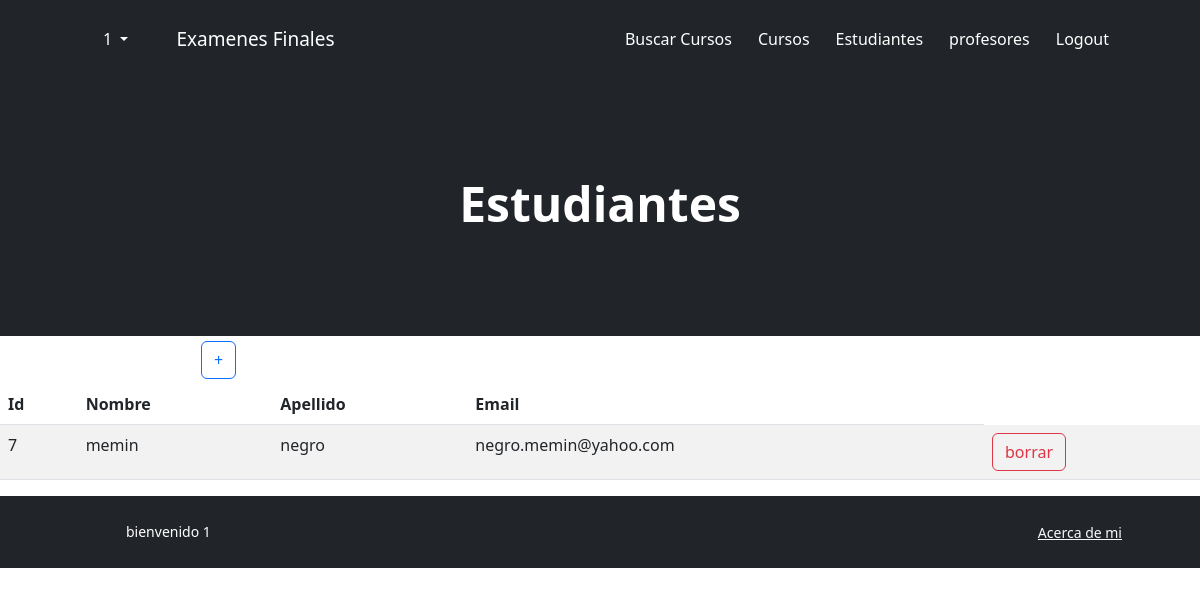
Page /aplicacion/estudiantes/ (signed in) on the committed database.
### aplicacion/models.py (models this page shows, shortened)
class Estudiante(models.Model):
    nombre = models.CharField(max_length=50)
    apellido = models.CharField(max_length=50)
    email = models.EmailField()

### aplicacion/views.py (the view)
# urls.py: path('estudiantes/', EstudianteList.as_view(), name="estudiantes"),
class EstudianteList(LoginRequiredMixin, ListView):
    model = Estudiante

### aplicacion/templates/aplicacion/estudiante_list.html
{% extends 'aplicacion/home.html' %}
{% block titulo %}
    <h1 class="display-5 fw-bolder text-white mb-2" >Estudiantes</h1>
{% endblock titulo %}
{% block contenido %}
<table>
    <tr>
        <td width="200"><h2>Estudiantes</h2></td>
        <td>
            <a
            href="{% url 'estudiante_create' %}"
            ><button type="button" class="btn btn-outline-primary">+</button></a>
        </td>
    </tr>
</table>
<table class="table table-striped">
    <thead>
        <tr>
            <th>Id</th>
            <th>Nombre</th>
            <th>Apellido</th>
            <th>Email</th>
        </tr>
    </thead>
    <tbody>
{% for e in estudiante_list  %}
        <tr>
            <td>{{ e.id }}</td>
            <td>{{ e.nombre }}</td>
            <td>{{ e.apellido }}</td>
            <td>{{ e.email }}</td>
            <td>
              <a
                href="{% url 'estudiante_delete' e.id %}" ><button type="button" class="btn btn-outline-danger">borrar</button>
              </a>
            </td>
        </tr>
{% endfor %}
    </tbody>
</table>
{% endblock contenido %}

### aplicacion/templates/aplicacion/home.html (shortened to what this page needs)
<!DOCTYPE html>
<html lang="en">
    <head>
        {% load static %}
        <link href="https://cdn.jsdelivr.net/npm/bootstrap-icons@1.4.1/font/bootstrap-icons.css" rel="stylesheet" />
        <link href="{% static "css/styles.css" %} " rel="stylesheet" />
    </head>
    <body>
        <nav class="navbar navbar-expand-lg navbar-dark bg-dark">
            <div class="container px-5">
                <nav class="navbar navbar-expand-lg navbar-dark bg-dark">
                    <div class="container-fluid">
                      <div class="collapse navbar-collapse" id="navbarNavDarkDropdown">
                          <ul class="navbar-nav">
                            {% if user.is_authenticated %}
                          <li class="nav-item dropdown">
                            <button class="btn btn-dark dropdown-toggle" data-bs-toggle="dropdown" aria-expanded="false">
                              {{user.username}}
                            </button>
                              {% endif %}
                          </li>
                        </ul>
                      </div>
                    </div>
                  </nav>
                <a class="nav-link" href="{% url "home" %}"><p class="btn btn-dark" style="font-size: 19px; margin: 10px">Examenes Finales</p></a>
                <div class="collapse navbar-collapse" id="navbarSupportedContent">
                    <ul class="navbar-nav ms-auto mb-2 mb-lg-0">
                        {% if user.is_authenticated  %}
                        <li class="nav-item"><a class="btn btn-dark" href="{% url "buscar" %}">Buscar Cursos</a></li>
                        <li class="nav-item"><a class="btn btn-dark" aria-current="page" href="{% url "cursos" %}">Cursos</a></li>
                        <li class="nav-item"><a class="btn btn-dark" href="{% url "estudiantes" %}">Estudiantes</a></li>
                        <li class="nav-item"><a class="btn btn-dark" href="{% url "profesores" %}">profesores</a></li>
                        <li class="nav-item"><form method="post" action="{% url 'logout' %}">
                            <button type="submit" class="btn btn-dark">Logout</button>
                        </form>
                        </li>
                        {% else %}
                        <li class="nav-item"><a class="nav-link" href="{% url "login" %}">login</a></li>
                        <li class="nav-item"><a class="nav-link" href="{% url "register" %}">registro</a></li>
                        {% endif %}
                    </ul>
                </div>
            </div>
        </nav>
        <header class="bg-dark py-5">
            <div class="container px-5">
                <div class="row gx-5 justify-content-center">
                    <div class="col-lg-6">
                        <div class="text-center my-5">
                            <div class="d-grid gap-3 d-sm-flex justify-content-sm-center">
                                {% block titulo %}{% endblock titulo %}
                            </div>
                        </div>
                    </div>
                </div>
            </div>
        </header>
        {% block contenido %}
        {% endblock contenido %}
        <footer class="bg-dark py-4 mt-auto">
            <div class="container px-5">
                <div class="row align-items-center justify-content-between flex-column flex-sm-row">
                    <div class="col-auto"><div class="small m-0 text-white">
                        {% block footer %}
                        {% if user.is_authenticated %}
                            <div class="container px-5"><p class="m-0 text-center text-white">bienvenido {{user.username}}</p></div>
                        {% else %}
                            <div class="container px-5"><p class="m-0 text-center text-white">registrese para ver todas las funciones</p></div>
                        {% endif %}
                        {% endblock footer %}</div></div>
                    <div class="col-auto">
                        <a class="link-light small" href="{% url "acerca_de_mi" %}">Acerca de mi</a>
                    </div>
                </div>
            </div>
        </footer>
    </body>
</html>

### rows in the picture
Estudiante: id "7", nombre "memin", apellido "negro", email "negro.memin@yahoo.com"

### other values in the picture
{{ user.username }} "1"
